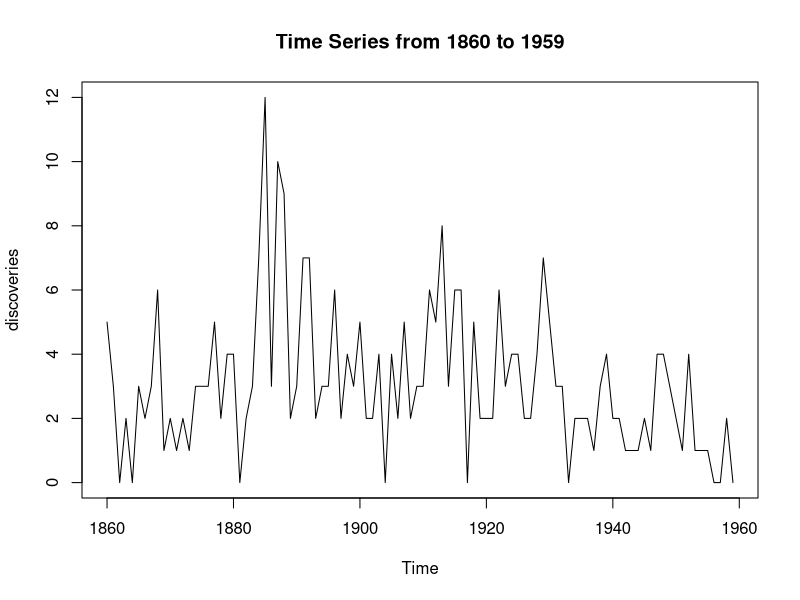
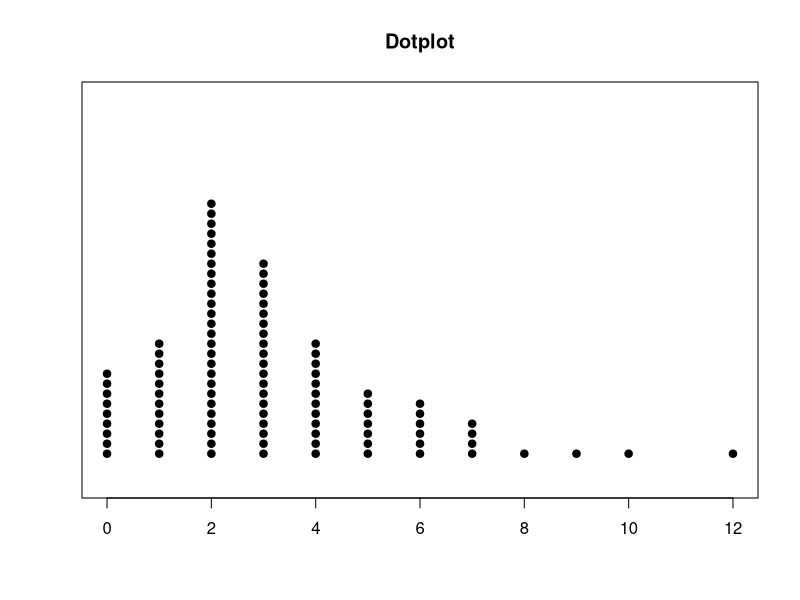
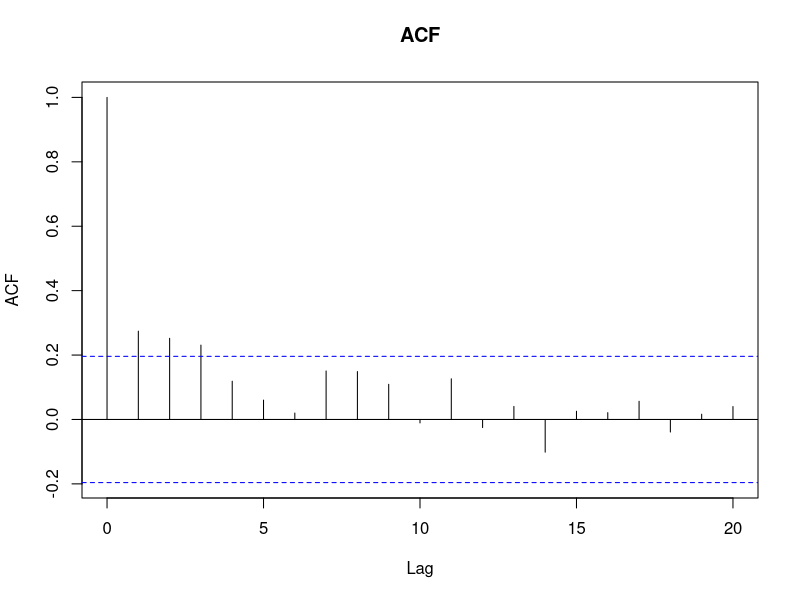
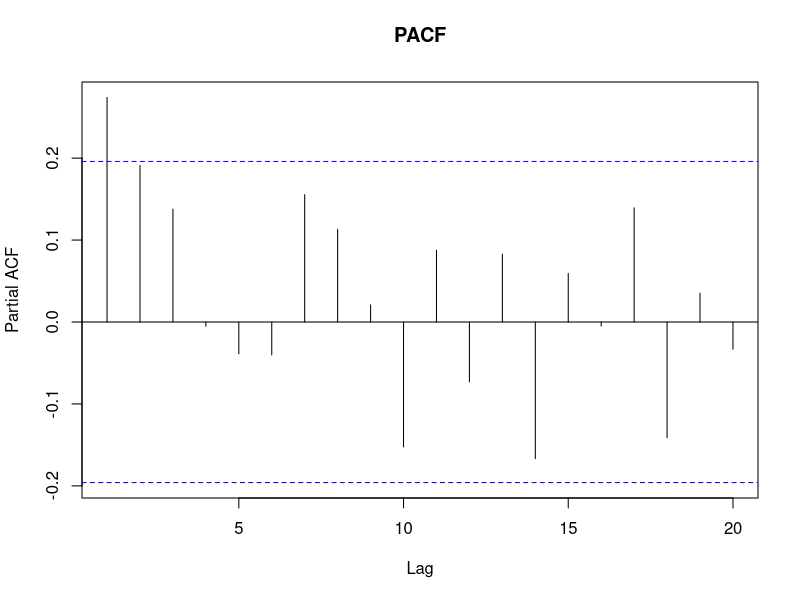

These charts were generated, in order, by the following R code:
# ARMA Models

# Discoveries dataset

plot(discoveries, main = 'Time Series from 1860 to 1959')

# Discrete Data
stripchart(discoveries, method = "stack", offset = 0.5, at = 0.15, pch = 19, main = 'Dotplot')

# ARMA tails off in both ACF and PACF
# AR(p) tails off in ACF and cuts off after lag p in PACF
# MA(q) cuts off after lag q in ACF and tails off in PACF

# Tails off in acf as well as in pacf
acf(discoveries, main = 'ACF')
acf(discoveries, type = 'partial', main = 'PACF')

# Order is 1
arima(discoveries, order = c(1,0,1))

# Auto ARIMA(2,0,0) - 2nd order model
install.packages("forecast")
library(forecast)
auto.arima(discoveries, d=0, approximation=FALSE)
